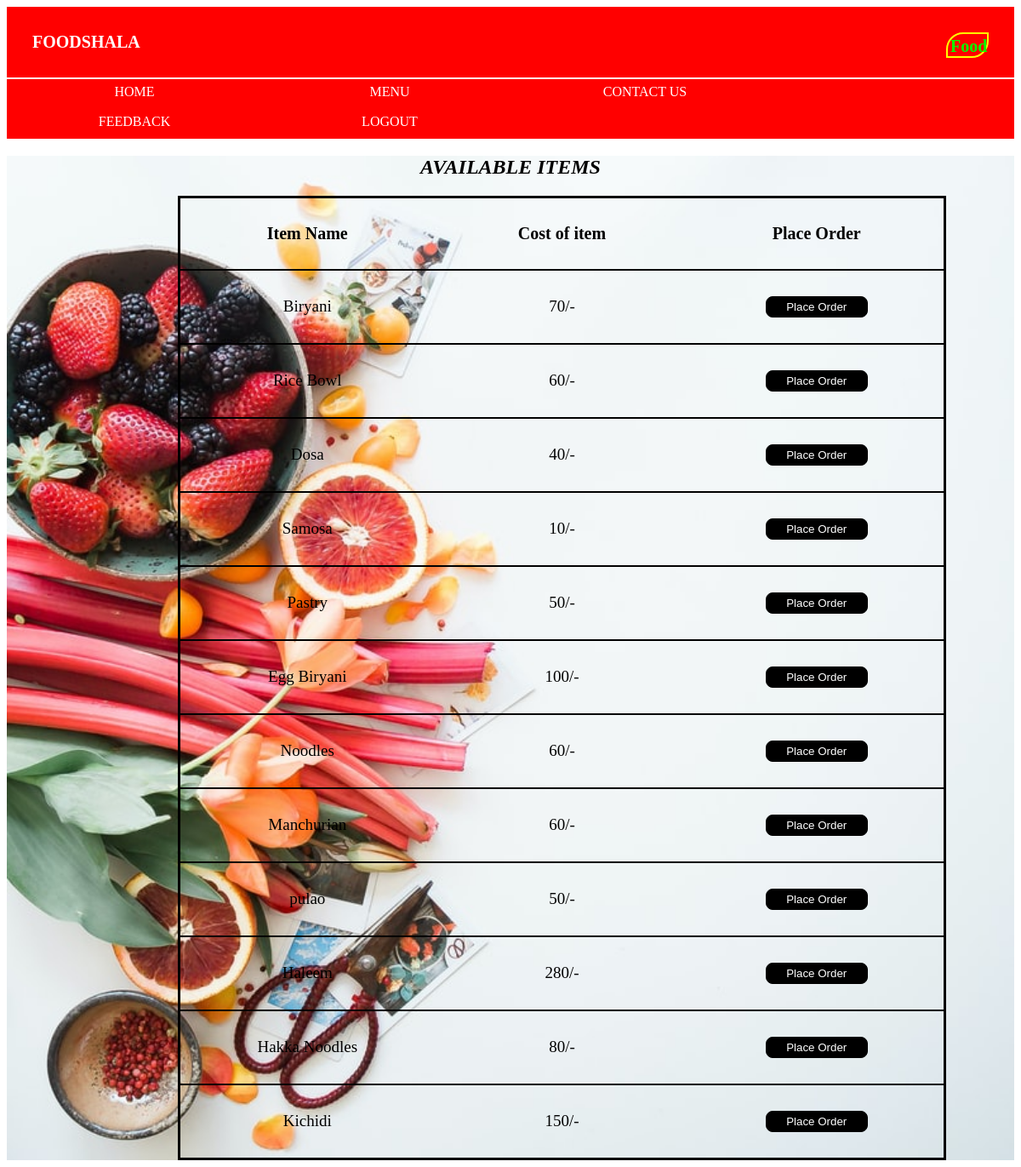
The page /OrderMenu.php on the database its author committed.
### tables this page shows
CREATE TABLE `addmenu` (
  `item` varchar(100) NOT NULL,
  `price` varchar(10) NOT NULL
);

### OrderMenu.php (the view, shortened to what this page needs)
<?php
include("nav1.php");
?>
<!DOCTYPE html>
<html>
<head>
</head>
<body>
	<div id="dp">
	<center><h2><i>AVAILABLE ITEMS</i></h2></center>
	<table align="center">
		<tr>
			<th>Item Name</th>
			<th>Cost of item</th>
			<th>Place Order</th>
		</tr>
		<?php
			$servername="localhost";
			$username="id14719824_root";
			$password="Farzanaa@123";
			$dbname="id14719824_foodshala";
			$conn=mysqli_connect($servername,$username,$password,$dbname);
			$q="SELECT * from addmenu ";
			$res=$conn->query($q);
			while($row=$res->fetch_assoc()){
				?>
				<tr>
					<td><?php echo $row['item']?></td>
					<td><?php echo $row['price']?></td>
					<td><button onclick="POrder()">Place Order</button></td>
				</tr>
				<?php
			}
		?>
	</table>
</div>
</body>
</html>

### nav1.php (shortened to what this page needs)
<!DOCTYPE html>
<html>
<head>
</head>
<body>
	<div id="d1">FOODSHALA
		<span> Food</span>
	</div>
<nav>
	<ul class="uu1">
		<li class="ll"><a href="home.php">HOME</a></li>
		<li class="ll"><a href="OrderMenu.php">MENU</a></li>
		<li class="ll"><a href="contact.php">CONTACT US</a></li>
		<li class="ll"><a href="feedback.php">FEEDBACK</a></li>
		<li class="ll" onclick="logout()"><a href="#">LOGOUT</a></li>
	</ul>
</nav>
</body>
</html>

### nav1.php (style rules this page uses)
* { box-sizing: border-box; }
#d1 { background-color: red; color:white; font-weight: bold; font-family: serif; padding:30px; font-size: 20px; }
.uu1 { list-style-type: none; background-color: red; overflow:hidden; padding:0; margin-top:2px; width:100%; }
li a { text-decoration: none; color:white; display:block; height:35px; width:300px; padding: 6px; }
.ll { float:left; text-align: center; }
#d1 span { height:30px; width:50px; border-radius: 20px 0 20px 0; border:2px solid yellow; float:right; padding:3px; color:lime; }

### OrderMenu.php (style rules this page uses)
table { border:3px solid black; border-collapse: collapse; margin-right:80px; }
tr { border:2px solid black; border-collapse: collapse; }
th,td { width:300px; text-align: center; padding:30px; }
th { font-size: 20px; }
tr { font-size: 19px; }
#dp { background-image: url('./images/img6.jpg'); background-size: cover; }
tr td button { border:1px solid black; background-color: black; color:white; border-radius: 8px; height:25px; width:120px; cursor: pointer; }

### rows shown on the page
addmenu: item "Biryani", price "70/-"
addmenu: item "Rice Bowl", price "60/-"
addmenu: item "Dosa", price "40/-"
addmenu: item "Samosa", price "10/-"
addmenu: item "Pastry", price "50/-"
addmenu: item "Egg Biryani", price "100/-"
addmenu: item "Noodles", price "60/-"
addmenu: item "Manchurian", price "60/-"
addmenu: item "pulao", price "50/-"
addmenu: item "Haleem", price "280/-"
addmenu: item "Hakka Noodles", price "80/-"
addmenu: item "Kichidi", price "150/-"
